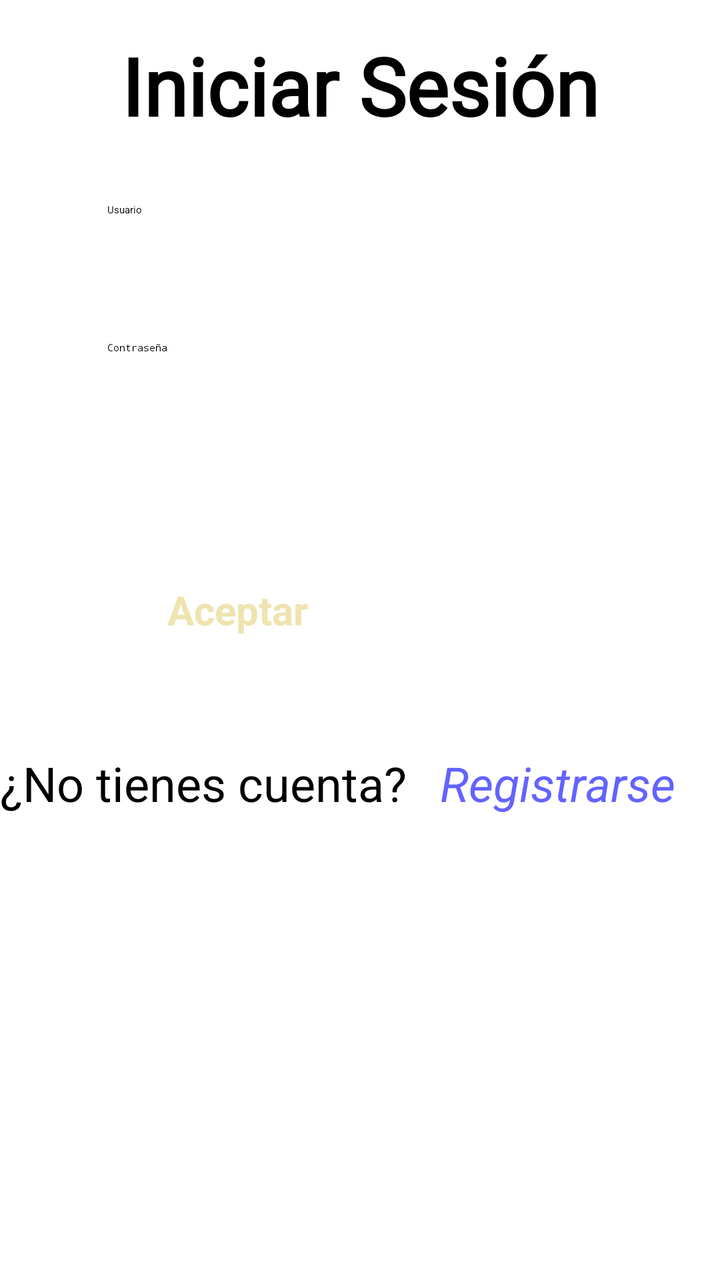
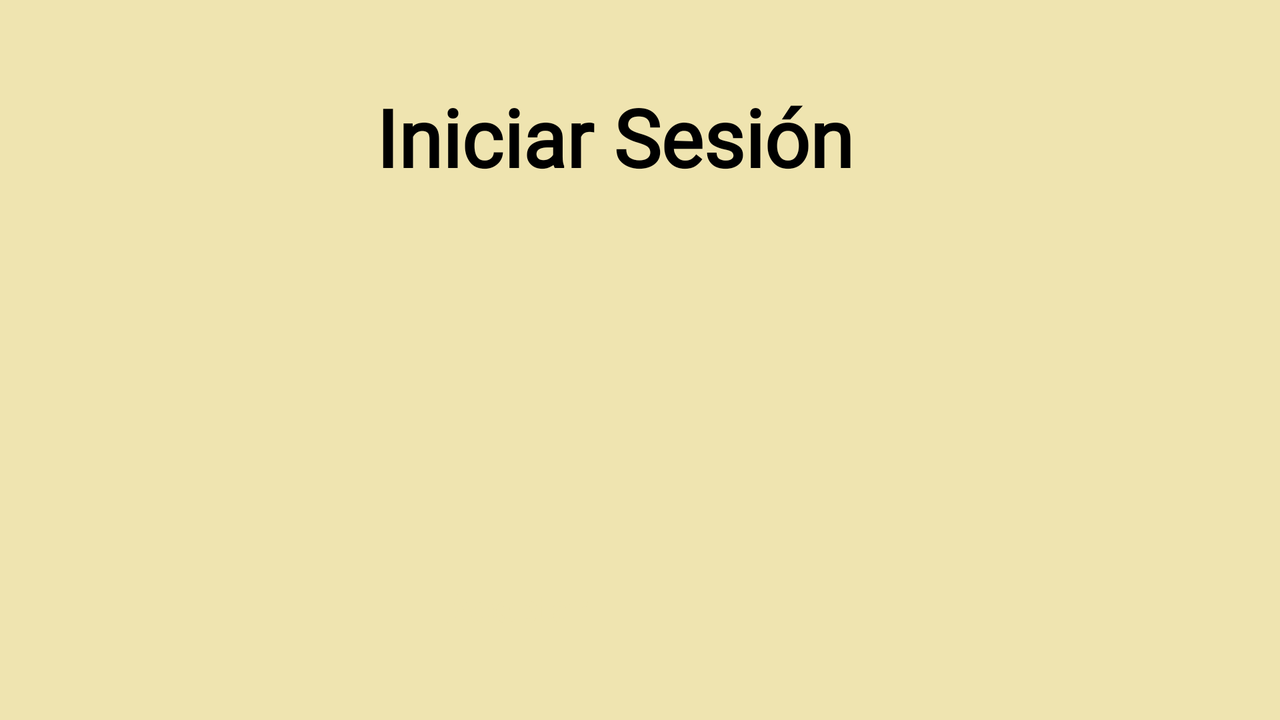

One screen, two layout resources from the same app: the default and the repository's alternative for another configuration. Each is rendered where Android would select it; the XML of both is given below.
<!-- AndroidManifest.xml: application theme Theme.TFG_profes -->
<!-- res/layout/activity_login.xml -->
<?xml version="1.0" encoding="utf-8"?>
<androidx.constraintlayout.widget.ConstraintLayout xmlns:android="http://schemas.android.com/apk/res/android"
    xmlns:app="http://schemas.android.com/apk/res-auto"
    xmlns:tools="http://schemas.android.com/tools"
    android:layout_width="match_parent"
    android:layout_height="match_parent"
    tools:context=".Login">


    <TextView
        android:id="@+id/textView"
        android:layout_width="0dp"
        android:layout_height="wrap_content"
        android:layout_marginTop="16dp"
        android:fontFamily="@font/impact"
        android:gravity="center"
        android:text="@string/inicio_sesion"
        android:textColor="@color/black"
        android:textSize="40dp"
        android:textStyle="bold"
        app:layout_constraintEnd_toEndOf="parent"
        app:layout_constraintHorizontal_bias="1.0"
        app:layout_constraintStart_toStartOf="parent"
        app:layout_constraintTop_toTopOf="parent" />

    <Button
        android:id="@+id/loginbtn"
        android:layout_width="193dp"
        android:layout_height="68dp"
        android:layout_marginTop="16dp"
        android:onClick="onclick_login"
        android:text="@string/aceptar"
        android:textColor="#EFE4B0"
        android:textSize="20dp"
        android:textStyle="bold"
        app:layout_constraintEnd_toEndOf="@+id/error"
        app:layout_constraintStart_toStartOf="@+id/error"
        app:layout_constraintTop_toBottomOf="@+id/error" />

    <EditText
        android:id="@+id/user"
        android:layout_width="253dp"
        android:layout_height="61dp"
        android:layout_marginTop="32dp"
        android:ems="10"
        android:hint="@string/usuario"
        android:inputType="textPersonName"
        android:text=""
        app:layout_constraintEnd_toEndOf="parent"
        app:layout_constraintStart_toStartOf="parent"
        app:layout_constraintTop_toBottomOf="@+id/textView" />

    <EditText
        android:id="@+id/contra"
        android:layout_width="248dp"
        android:layout_height="58dp"
        android:layout_marginTop="8dp"
        android:layout_marginBottom="16dp"
        android:ems="10"
        android:inputType="textPassword"
        android:hint="@string/contra"
        app:layout_constraintBottom_toTopOf="@+id/error"
        app:layout_constraintStart_toStartOf="@+id/user"
        app:layout_constraintTop_toBottomOf="@+id/user" />

    <TextView
        android:id="@+id/error"
        android:layout_width="299dp"
        android:layout_height="31dp"
        android:layout_marginTop="16dp"
        android:textColor="#FF0000"
        app:layout_constraintEnd_toEndOf="@+id/textView"
        app:layout_constraintStart_toStartOf="@+id/textView"
        app:layout_constraintTop_toBottomOf="@+id/contra" />

    <LinearLayout
        android:layout_width="match_parent"
        android:layout_height="100dp"
        android:layout_marginTop="16dp"
        app:layout_constraintEnd_toEndOf="parent"
        app:layout_constraintStart_toStartOf="parent"
        app:layout_constraintTop_toBottomOf="@+id/loginbtn">

        <LinearLayout
            android:layout_width="match_parent"
            android:layout_height="200dp"
            android:orientation="horizontal">

            <TextView
                android:id="@+id/textView25"
                android:layout_width="220dp"
                android:layout_height="47dp"
                android:text="¿No tienes cuenta?"
                android:textSize="24sp" />

            <TextView
                android:id="@+id/textView30"
                android:layout_width="wrap_content"
                android:layout_height="37dp" />

            <TextView
                android:id="@+id/Registrarse"
                android:layout_width="220dp"
                android:layout_height="47dp"
                android:text="Registrarse"
                android:textColor="#6363FF"
                android:textSize="24sp"
                android:textStyle="italic" />
        </LinearLayout>
    </LinearLayout>

</androidx.constraintlayout.widget.ConstraintLayout>
<!-- resources referenced by this layout -->
<resources>
  <color name="black">#FF000000</color>
  <string name="aceptar">Aceptar</string>
  <string name="contra">Contraseña</string>
  <string name="inicio_sesion">Iniciar Sesión</string>
  <string name="usuario">Usuario</string>
  <style name="Theme.TFG_profes" parent="Theme.MaterialComponents.DayNight.DarkActionBar">
          
          <item name="colorPrimary">@color/theme_color</item>
          <item name="colorPrimaryVariant">@color/theme_color_</item>
          <item name="colorOnPrimary">@color/gris</item>
          
          <item name="colorSecondary">@color/teal_200</item>
          <item name="colorSecondaryVariant">@color/teal_700</item>
          <item name="colorOnSecondary">@color/black</item>
          
          <item name="android:statusBarColor">?attr/colorPrimaryVariant</item>
          
      </style>
  <color name="theme_color">#FF9800</color>
  <color name="theme_color_">#25FF9800</color>
  <color name="gris">#C3C3C3</color>
  <color name="teal_200">#FF03DAC5</color>
  <color name="teal_700">#FF018786</color>
</resources>
<!-- res/layout-land/activity_login.xml (the repository's variant of the layout above) -->
<!-- drawn on the phone turned sideways -->
<?xml version="1.0" encoding="utf-8"?>
<androidx.constraintlayout.widget.ConstraintLayout xmlns:android="http://schemas.android.com/apk/res/android"
    xmlns:app="http://schemas.android.com/apk/res-auto"
    xmlns:tools="http://schemas.android.com/tools"
    android:layout_width="match_parent"
    android:layout_height="match_parent"
    android:background="#EFE4B0"
    tools:context=".Login">

    <TextView
        android:id="@+id/textView"
        android:layout_width="290dp"
        android:layout_height="73dp"
        android:layout_marginTop="32dp"
        android:fontFamily="@font/impact"
        android:gravity="center"
        android:text="@string/inicio_sesion"
        android:textColor="@color/black"
        android:textSize="40dp"
        android:textStyle="bold"
        app:layout_constraintEnd_toEndOf="parent"
        app:layout_constraintHorizontal_bias="0.464"
        app:layout_constraintStart_toStartOf="parent"
        app:layout_constraintTop_toTopOf="parent" />

    <Button
        android:id="@+id/loginbtn"
        android:layout_width="193dp"
        android:layout_height="68dp"
        android:layout_marginTop="12dp"
        android:onClick="onclick_login"
        android:text="@string/aceptar"
        android:textColor="#EFE4B0"
        android:textSize="20dp"
        android:textStyle="bold"
        app:layout_constraintEnd_toEndOf="parent"
        app:layout_constraintStart_toStartOf="parent"
        app:layout_constraintTop_toBottomOf="@+id/error" />

    <EditText
        android:id="@+id/user"
        android:layout_width="358dp"
        android:layout_height="61dp"
        android:layout_marginTop="116dp"
        android:ems="10"
        android:inputType="textPersonName"
        android:text=""
        app:layout_constraintEnd_toEndOf="parent"
        app:layout_constraintHorizontal_bias="0.498"
        app:layout_constraintStart_toStartOf="parent"
        app:layout_constraintTop_toTopOf="parent" />

    <EditText
        android:id="@+id/contra"
        android:layout_width="358dp"
        android:layout_height="58dp"
        android:ems="10"
        android:inputType="textPassword"
        app:layout_constraintEnd_toEndOf="parent"
        app:layout_constraintHorizontal_bias="0.498"
        app:layout_constraintStart_toStartOf="parent"
        app:layout_constraintTop_toBottomOf="@+id/user" />

    <TextView
        android:id="@+id/error"
        android:layout_width="299dp"
        android:layout_height="31dp"
        android:layout_marginTop="12dp"
        android:textColor="#FF0000"
        app:layout_constraintEnd_toEndOf="parent"
        app:layout_constraintStart_toStartOf="parent"
        app:layout_constraintTop_toBottomOf="@+id/contra" />

    <ImageView
        android:id="@+id/imageView"
        android:layout_width="62dp"
        android:layout_height="54dp"
        android:layout_marginTop="116dp"
        app:layout_constraintEnd_toStartOf="@+id/user"
        app:layout_constraintTop_toTopOf="parent"
        app:srcCompat="@drawable/usuario" />

    <ImageView
        android:id="@+id/imageView3"
        android:layout_width="58dp"
        android:layout_height="51dp"
        android:layout_marginTop="4dp"
        app:layout_constraintEnd_toStartOf="@+id/contra"
        app:layout_constraintTop_toBottomOf="@+id/imageView"
        app:srcCompat="@drawable/candado" />

</androidx.constraintlayout.widget.ConstraintLayout>
<!-- resources referenced by the variant -->
<!-- as the phone turned sideways resolves them -->
<resources>
  <color name="black">#FF000000</color>
  <string name="aceptar">Aceptar</string>
  <string name="inicio_sesion">Iniciar Sesión</string>
  <style name="Theme.TFG_profes" parent="Theme.MaterialComponents.DayNight.DarkActionBar">
          
          <item name="colorPrimary">@color/theme_color</item>
          <item name="colorPrimaryVariant">@color/theme_color_</item>
          <item name="colorOnPrimary">@color/gris</item>
          
          <item name="colorSecondary">@color/teal_200</item>
          <item name="colorSecondaryVariant">@color/teal_700</item>
          <item name="colorOnSecondary">@color/black</item>
          
          <item name="android:statusBarColor">?attr/colorPrimaryVariant</item>
          
      </style>
  <color name="theme_color">#FF9800</color>
  <color name="theme_color_">#25FF9800</color>
  <color name="gris">#C3C3C3</color>
  <color name="teal_200">#FF03DAC5</color>
  <color name="teal_700">#FF018786</color>
</resources>
